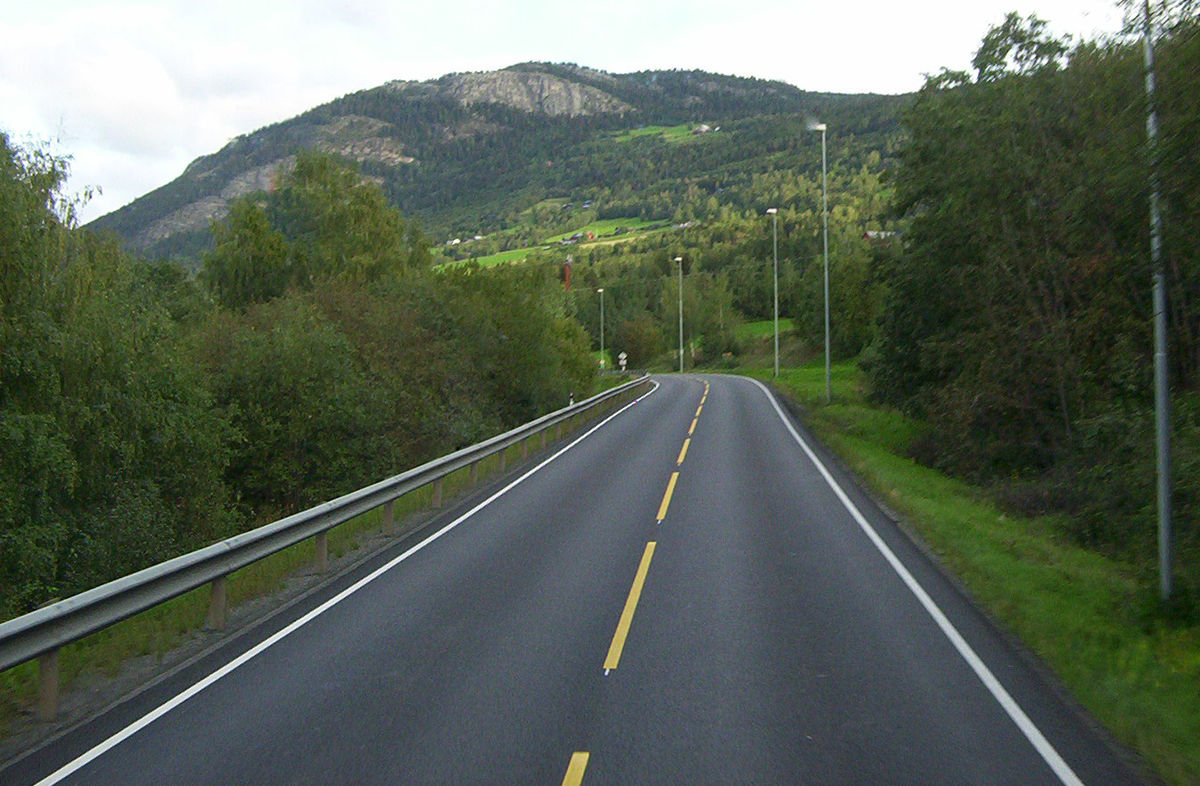
#> input picture Lane detector/road1.jpg, 1200 x 786 px
$ jupyter execute --allow-errors 'Lane Detection.ipynb'   (text cells are left out)
#> lines starting #> are read from the running program, lines starting #| are printed output that depends on the picture; after the words box and inside, x2 and y2 are one past the last pixel; in counts of white or black regions, pixels touching at a corner belong together; pictures that were not available may be replaced by others from this repository, and a replacement may not be noted
[cell 1]
import cv2
import numpy as np
import matplotlib.pyplot as plt

[cell 2]
img=plt.imread("road1.jpg")
#> img is the input picture: shape (786, 1200, 3); mean R, G, B 89.3, 99.6, 87
plt.imshow(img)

[cell 3]
def stackImages(scale,imgArray):
    rows = len(imgArray)
    cols = len(imgArray[0])
    rowsAvailable = isinstance(imgArray[0], list)
    width = imgArray[0][0].shape[1]
    height = imgArray[0][0].shape[0]
    if rowsAvailable:
        for x in range ( 0, rows):
            for y in range(0, cols):
                if imgArray[x][y].shape[:2] == imgArray[0][0].shape [:2]:
                    imgArray[x][y] = cv2.resize(imgArray[x][y], (0, 0), None, scale, scale)
                else:
                    imgArray[x][y] = cv2.resize(imgArray[x][y], (imgArray[0][0].shape[1], imgArray[0][0].shape[0]), None, scale, scale)
                if len(imgArray[x][y].shape) == 2: imgArray[x][y]= cv2.cvtColor( imgArray[x][y], cv2.COLOR_GRAY2BGR)
        imageBlank = np.zeros((height, width, 3), np.uint8)
        hor = [imageBlank]*rows
        hor_con = [imageBlank]*rows
        for x in range(0, rows):
            hor[x] = np.hstack(imgArray[x])
        ver = np.vstack(hor)
    else:
        for x in range(0, rows):
            if imgArray[x].shape[:2] == imgArray[0].shape[:2]:
                imgArray[x] = cv2.resize(imgArray[x], (0, 0), None, scale, scale)
            else:
                imgArray[x] = cv2.resize(imgArray[x], (imgArray[0].shape[1], imgArray[0].shape[0]), None,scale, scale)
            if len(imgArray[x].shape) == 2: imgArray[x] = cv2.cvtColor(imgArray[x], cv2.COLOR_GRAY2BGR)
        hor= np.hstack(imgArray)
        ver = hor
    return ver

[cell 4]
def CannyImg(img,low_threshold, high_threshold,kernel_size):
    gray=cv2.cvtColor(img,cv2.COLOR_BGR2GRAY)
    blur=cv2.GaussianBlur(gray, (kernel_size, kernel_size), 0)
    canny=cv2.Canny(blur, low_threshold, high_threshold)
    return canny

[cell 5]
def Region(img,vertices):
    mask = np.zeros_like(img)
    cv2.fillPoly(mask, vertices, 255)
    msk_image = cv2.bitwise_and(img, mask)
    return msk_image

[cell 6]
def houghtransform(img,rho,theta,threshold,minlinelen,maxlinegap):
    lines=cv2.HoughLinesP(img,rho,theta,threshold,np.array([]),minLineLength=minlinelen,maxLineGap=maxlinegap)
    return lines

[cell 7]
def displaylines(img,lines):
    lineimg=np.zeros_like(img)
    if lines is not None:
        for line in lines:
            x1,y1,x2,y2=line.reshape(4)
            cv2.line(img,(x1,y1),(x2,y2),(255,0,0),10)
    return lineimg

[cell 8]
def combine(initial_img, img):
    combined=cv2.addWeighted(initial_img, 0.8, img, 1, 1)
    return combined

[cell 9]
canny=CannyImg(img,50,150,5)
#> in CannyImg, `canny=cv2.Canny(blur, low_threshold, high_threshold)`:
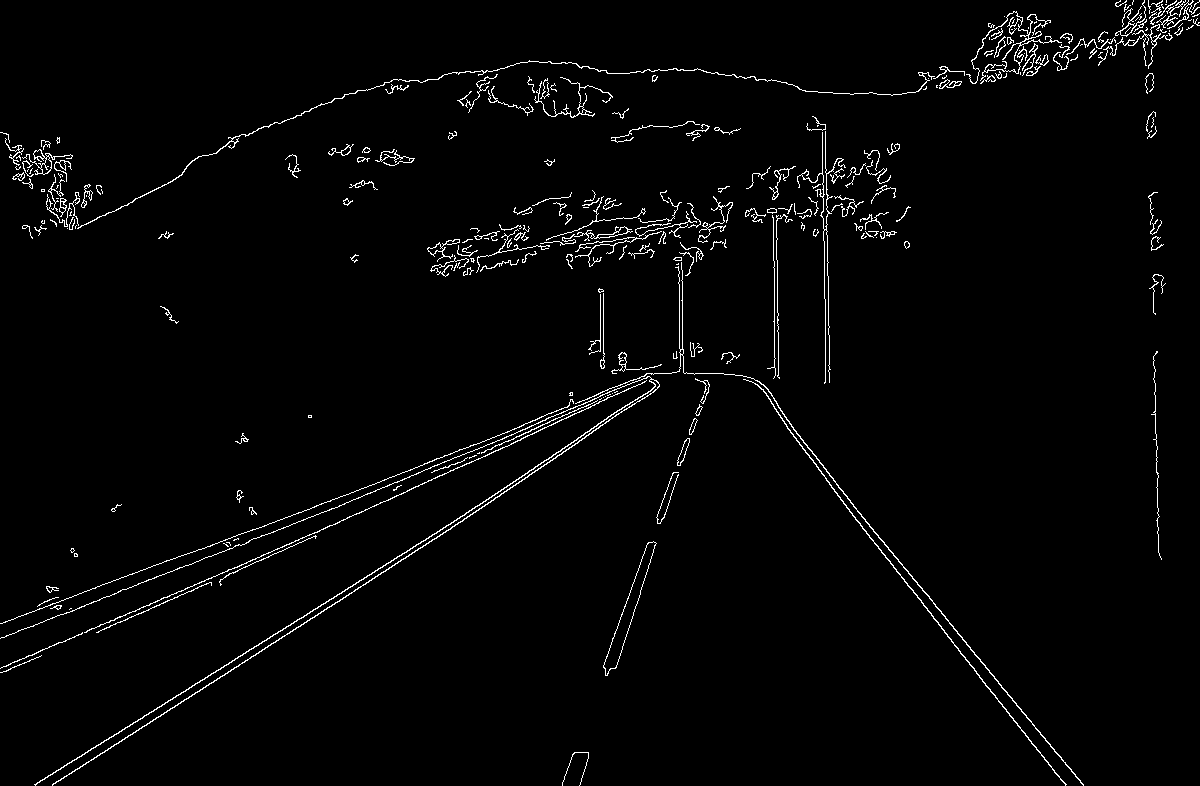
#> canny: shape (786, 1200); 2.1% white in thin lines or dots

vertices=np.array([[(20,img.shape[0]),(700,img.shape[0]),(700,350)]])
#> vertices = [[20, 786], [700, 786], [700, 350]]
# vertices=np.array([[(0,0),(img.shape[1],0),(img.shape[1],img.shape[0]),(0,img.shape[0])]])
region=Region(canny,vertices)
#> in Region, `cv2.fillPoly(mask, vertices, 255)`: mask: shape (786, 1200); 15.8% white; 1 white region, box (x1, y1, x2, y2) and area: (21, 350, 701, 786) 148580
#> in Region, `msk_image = cv2.bitwise_and(img, mask)`:
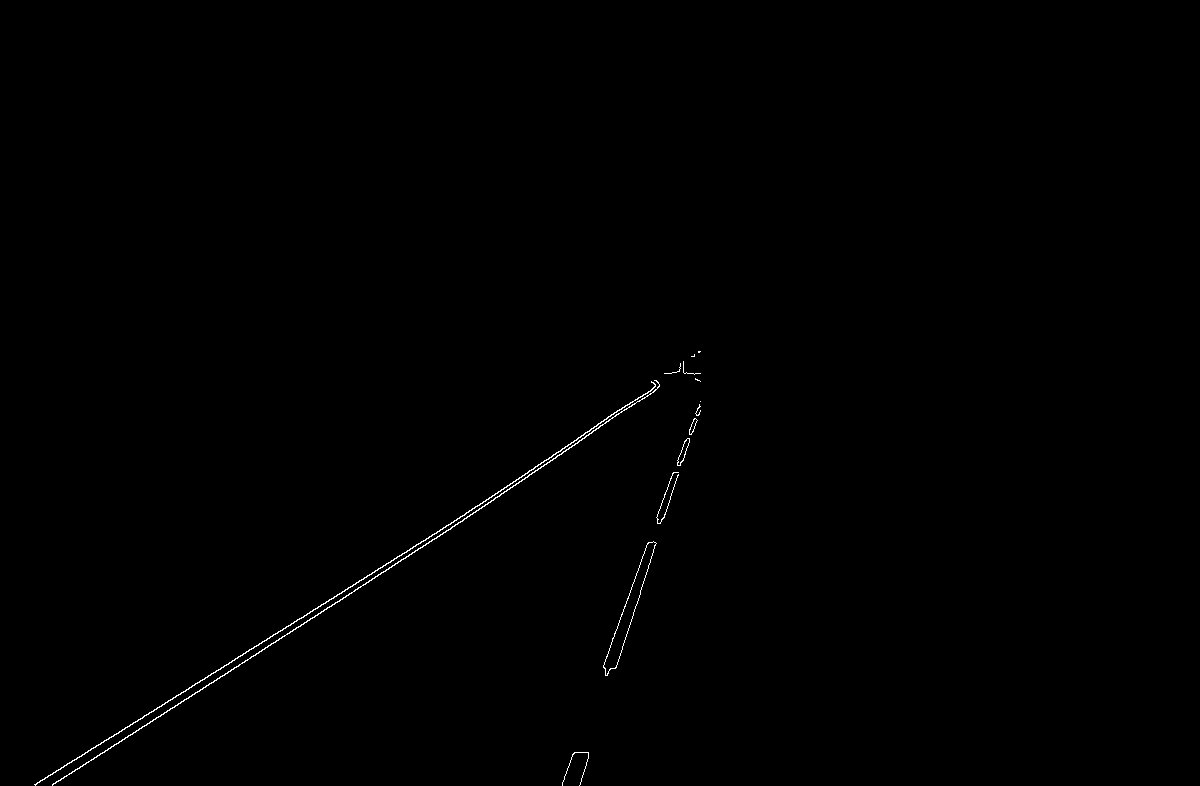
#> msk_image: shape (786, 1200); 0.29% white in thin lines or dots, all inside (x1, y1, x2, y2) = (34, 351, 701, 786)

stack=stackImages(0.6,[img,canny,region])
#> in stackImages, `rows = len(imgArray)`: rows = 3
#> in stackImages, `cols = len(imgArray[0])`: cols = 786
#> in stackImages, `rowsAvailable = isinstance(imgArray[0], list)`: rowsAvailable = False
#> after the loop in stackImages, `for x in range(0, rows):`: imgArray = 3 items
#> in stackImages, `hor= np.hstack(imgArray)`:
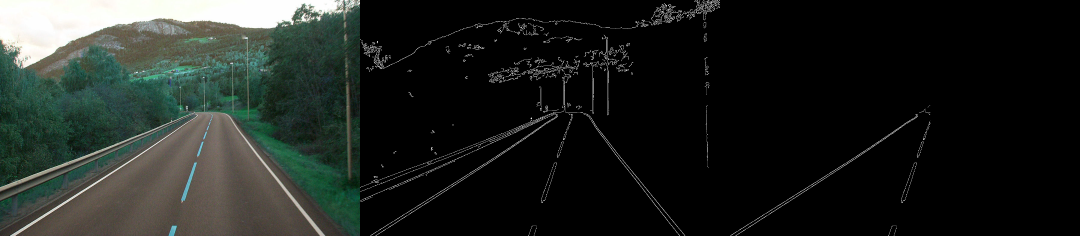
#> hor: shape (472, 2160, 3) (shown at 1/2 size); mean of channels 0, 1, 2 31.8, 35.2, 31; drawn as B, G, R
plt.figure(figsize = (50,50))
plt.imshow(stack)

[cell 10]
rho,theta,threshold,minlinelen,maxlinegap=2,np.pi/180,100,40,5
lines=houghtransform(region,rho,theta,threshold,minlinelen,maxlinegap)
#> in houghtransform, `lines=cv2.HoughLinesP(img,rho,theta,threshold,np.array([]),minLineLeng..`: lines = 14 rows, first 6: [174, 707, 499, 496], [35, 785, 245, 653], [34, 784, 465, 514], [52, 785, 234, 667], [656, 517, 672, 473], [578, 437, 630, 402]
# avglines=average_slope_intercept(img,lines)
lineimg=displaylines(img,lines)
#> the loop in displaylines, `for line in lines:` made 14 passes
#> (x1, y1, x2, y2) on passes 1 to 12: (174, 707, 499, 496), (35, 785, 245, 653), (34, 784, 465, 514), (52, 785, 234, 667), (656, 517, 672, 473), (578, 437, 630, 402), (509, 489, 624, 409), (683, 460, 698, 414), (603, 665, 647, 543), (450, 523, 638, 397), (664, 517, 678, 472), (616, 667, 635, 606)
#> lineimg: shape (786, 1200, 3); every value is 0

combined=combine(img,lineimg)
#> in combine, `combined=cv2.addWeighted(initial_img, 0.8, img, 1, 1)`:
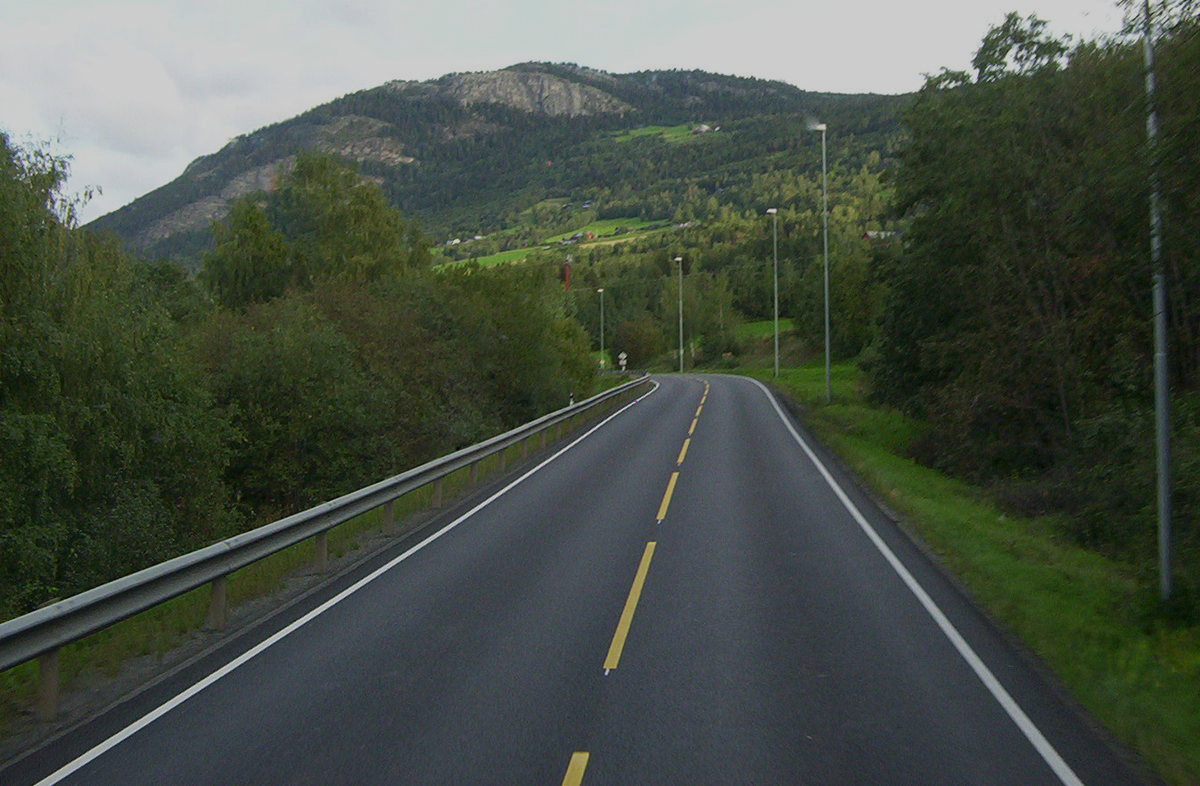
#> combined: shape (786, 1200, 3); mean R, G, B 72.4, 80.6, 70.6

plt.imshow(combined)

[cell 11]
def average_slope_intercept(image, lines):
    left_fit = []
    right_fit = []
    if lines is not None:
        for line in lines:
            x1, y1, x2, y2 = line.reshape(4)
            parameters = np.polyfit((x1, x2), (y1, y2), 1)
            slope = parameters[0]
            intercept = parameters[1]
            if slope < 0:
                left_fit.append((slope, intercept))
            else:
                right_fit.append((slope, intercept))
    left_fit_average = np.average(left_fit, axis=0)
    right_fit_average = np.average(right_fit, axis=0)
    left_line = make_coordinates(image, left_fit_average)
    right_line = make_coordinates(image, right_fit_average)
    return np.array([left_line, right_line])

def make_coordinates(img,line_parameters):
    slope,intercept=line_parameters
    y1=img.shape[0]
    y2=int(y1*3/5)
    x1=int((y1-intercept)/slope)
    x2=int((y2-intercept)/slope)
    return np.array([x1,y1,x2,y2])

[cell 12]
vertices=np.array([[(250,img.shape[0]), (1000,img.shape[0]), (600,250)]])
#> vertices = [[250, 786], [1000, 786], [600, 250]]
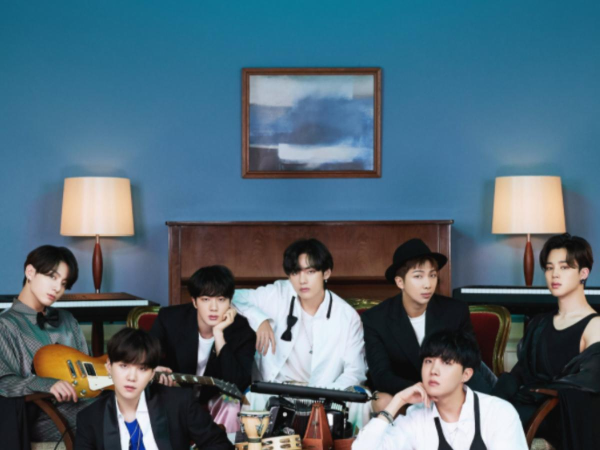
#> input picture bts.jpg, 1200 x 900 px, given in place of lane.mp4, which was not available (shown at 1/2 size)
#> further down, img is the input picture: shape (900, 1200, 3); mean B, G, R 118.4, 104.5, 80.3
rho,theta,threshold,minlinelen,maxlinegap=2,np.pi/180,100,40,5

vid=cv2.VideoCapture("lane.mp4")
#> (the rest of this cell did not finish here and is left out)

#> call 2 of CannyImg, with low_threshold = 50, high_threshold = 150, kernel_size = 5
#> in CannyImg (call 2), `gray=cv2.cvtColor(img,cv2.COLOR_BGR2GRAY)`:
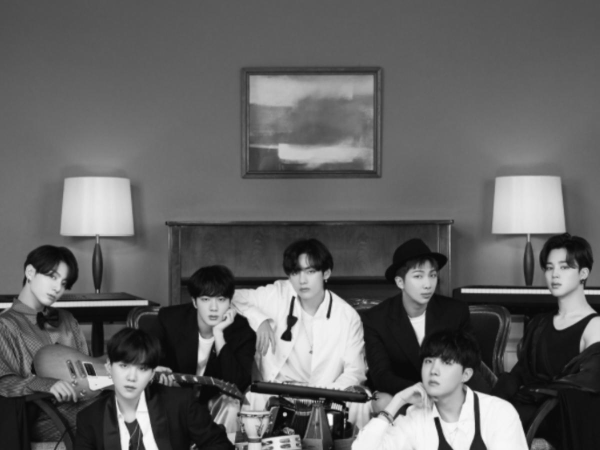
#> gray: shape (900, 1200) (shown at 1/2 size); min 3, max 255, mean 98.8
#> in CannyImg (call 2), `canny=cv2.Canny(blur, low_threshold, high_threshold)`: canny: shape (900, 1200); 2.3% white in thin lines or dots, all inside (x1, y1, x2, y2) = (0, 150, 1200, 900)
    regionofvid=Region(cannyvid,vertices)
#> in Region (call 2), `cv2.fillPoly(mask, vertices, 255)`:
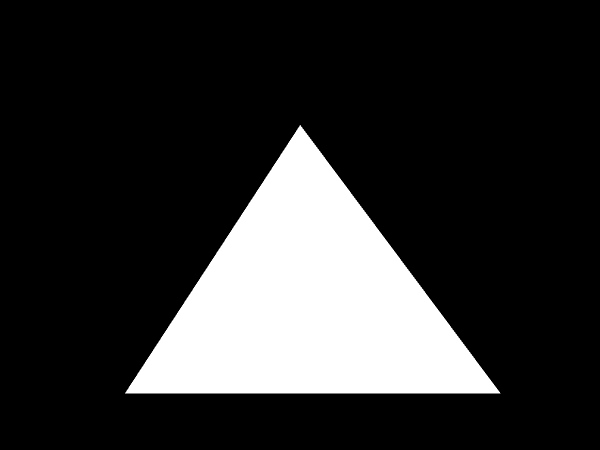
#> mask: shape (900, 1200) (shown at 1/2 size); 18.7% white; 1 white region, box (x1, y1, x2, y2) and area: (250, 250, 1001, 787) 201913
#> in Region (call 2), `msk_image = cv2.bitwise_and(img, mask)`:
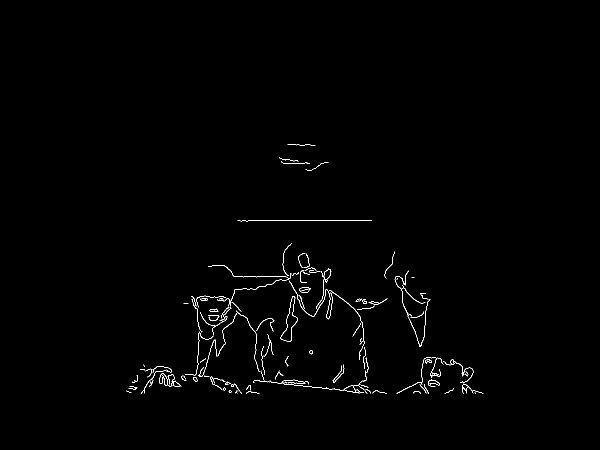
#> msk_image: shape (900, 1200) (shown at 1/2 size); 0.66% white in thin lines or dots, all inside (x1, y1, x2, y2) = (253, 288, 967, 787)

    lines=houghtransform(regionofvid,rho,theta,threshold,minlinelen,maxlinegap)
#> `lines=houghtransform(regionofvid,rho,theta,threshold,minlinelen,maxlin..`: lines = [[508, 761, 595, 770], [475, 441, 743, 441], [659, 778, 702, 782], [469, 553, 572, 553], [805, 602, 826, 656]]
    avglines=average_slope_intercept(img,lines)
#> the loop in average_slope_intercept, `for line in lines:` made 5 passes
#> (x1, y1, x2, y2, slope, intercept) on passes 1 to 5: (508, 761, 595, 770, 0.103, 708.4), (475, 441, 743, 441, 1.61e-16, 441), (659, 778, 702, 782, 0.093, 716.7), (469, 553, 572, 553, 6.08e-16, 553), (805, 602, 826, 656, 2.57, -1468)
#> after the loop in average_slope_intercept, `for line in lines:`: left_fit = []; right_fit = [(0.103, 708.4), (1.61e-16, 441), (0.093, 716.7), (6.08e-16, 553), (2.57, -1468)]
#> in average_slope_intercept, `left_fit_average = np.average(left_fit, axis=0)`: left_fit_average = nan
#> in average_slope_intercept, `right_fit_average = np.average(right_fit, axis=0)`: right_fit_average = [0.554, 190.2]
    lineimg=displaylines(img,avglines)

    combined=combine(img,lineimg)

    cv2.imshow("video",img)
    if cv2.waitKey(10) & 0xFF== ord('q'):
        cv2.destroyAllWindows()
        break
